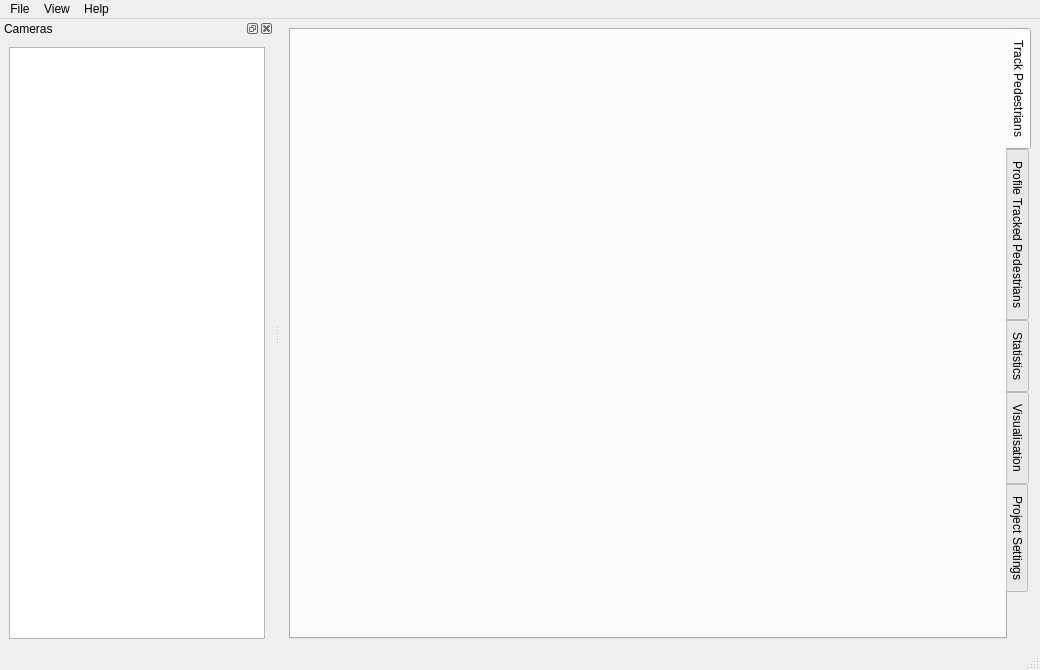
<?xml version="1.0" encoding="UTF-8"?>
<ui version="4.0">
 <class>TrackingApplicationMainWindow</class>
 <widget class="QMainWindow" name="TrackingApplicationMainWindow">
  <property name="geometry">
   <rect>
    <x>0</x>
    <y>0</y>
    <width>1040</width>
    <height>670</height>
   </rect>
  </property>
  <property name="minimumSize">
   <size>
    <width>1040</width>
    <height>670</height>
   </size>
  </property>
  <property name="windowTitle">
   <string>MainWindow</string>
  </property>
  <widget class="QWidget" name="centralwidget">
   <layout class="QGridLayout" name="gridLayout">
    <item row="0" column="0">
     <widget class="QTabWidget" name="tabWidget">
      <property name="tabPosition">
       <enum>QTabWidget::East</enum>
      </property>
      <property name="currentIndex">
       <number>0</number>
      </property>
      <widget class="QWidget" name="tab">
       <attribute name="title">
        <string>Track Pedestrians</string>
       </attribute>
      </widget>
      <widget class="QWidget" name="tab_2">
       <attribute name="title">
        <string>Profile Tracked Pedestrians</string>
       </attribute>
      </widget>
      <widget class="QWidget" name="tab_3">
       <attribute name="title">
        <string>Statistics</string>
       </attribute>
      </widget>
      <widget class="QWidget" name="tab_4">
       <attribute name="title">
        <string>Visualisation</string>
       </attribute>
       <layout class="QGridLayout" name="gridLayout_2"/>
      </widget>
      <widget class="QWidget" name="tab_5">
       <attribute name="title">
        <string>Project Settings</string>
       </attribute>
       <layout class="QGridLayout" name="gridLayout_3">
        <item row="0" column="0">
         <widget class="QGroupBox" name="groupBox">
          <property name="sizePolicy">
           <sizepolicy hsizetype="Preferred" vsizetype="Maximum">
            <horstretch>0</horstretch>
            <verstretch>0</verstretch>
           </sizepolicy>
          </property>
          <property name="title">
           <string>Project Information</string>
          </property>
          <layout class="QGridLayout" name="gridLayout_4">
           <item row="0" column="0">
            <widget class="QLabel" name="label">
             <property name="text">
              <string>Project Name : </string>
             </property>
            </widget>
           </item>
           <item row="0" column="1">
            <widget class="QLineEdit" name="projectNameLineEdit"/>
           </item>
           <item row="1" column="0">
            <widget class="QLabel" name="label_2">
             <property name="text">
              <string>Project Location : </string>
             </property>
            </widget>
           </item>
           <item row="1" column="1">
            <widget class="QLineEdit" name="projectLocationLineEdit"/>
           </item>
           <item row="2" column="0">
            <widget class="QLabel" name="label_3">
             <property name="text">
              <string>Project Start Date : </string>
             </property>
            </widget>
           </item>
           <item row="2" column="1">
            <widget class="QDateEdit" name="projectStartDateEdit"/>
           </item>
          </layout>
         </widget>
        </item>
        <item row="1" column="0">
         <spacer name="verticalSpacer">
          <property name="orientation">
           <enum>Qt::Vertical</enum>
          </property>
          <property name="sizeHint" stdset="0">
           <size>
            <width>20</width>
            <height>40</height>
           </size>
          </property>
         </spacer>
        </item>
        <item row="0" column="1">
         <spacer name="horizontalSpacer">
          <property name="orientation">
           <enum>Qt::Horizontal</enum>
          </property>
          <property name="sizeHint" stdset="0">
           <size>
            <width>40</width>
            <height>20</height>
           </size>
          </property>
         </spacer>
        </item>
       </layout>
      </widget>
     </widget>
    </item>
   </layout>
  </widget>
  <widget class="QMenuBar" name="menubar">
   <property name="geometry">
    <rect>
     <x>0</x>
     <y>0</y>
     <width>1040</width>
     <height>21</height>
    </rect>
   </property>
   <widget class="QMenu" name="menuFile">
    <property name="title">
     <string>File</string>
    </property>
    <addaction name="actionNew_Project"/>
    <addaction name="separator"/>
    <addaction name="actionLoad_Project"/>
    <addaction name="actionSave_Project"/>
    <addaction name="separator"/>
    <addaction name="actionQuit"/>
   </widget>
   <widget class="QMenu" name="menuHelp">
    <property name="title">
     <string>Help</string>
    </property>
    <addaction name="actionAbout"/>
   </widget>
   <widget class="QMenu" name="menuView">
    <property name="title">
     <string>View</string>
    </property>
    <widget class="QMenu" name="menuShow">
     <property name="title">
      <string>Show</string>
     </property>
     <addaction name="actionCamera_List"/>
    </widget>
    <addaction name="menuShow"/>
   </widget>
   <addaction name="menuFile"/>
   <addaction name="menuView"/>
   <addaction name="menuHelp"/>
  </widget>
  <widget class="QStatusBar" name="statusbar"/>
  <widget class="QDockWidget" name="cameraDockWidget">
   <property name="font">
    <font>
     <weight>50</weight>
     <bold>false</bold>
    </font>
   </property>
   <property name="windowTitle">
    <string>Cameras</string>
   </property>
   <attribute name="dockWidgetArea">
    <number>1</number>
   </attribute>
   <widget class="QWidget" name="dockWidgetContents">
    <layout class="QVBoxLayout" name="verticalLayout">
     <item>
      <widget class="QTreeView" name="cameraInformationTreeView"/>
     </item>
    </layout>
   </widget>
  </widget>
  <action name="actionSettings">
   <property name="text">
    <string>Settings</string>
   </property>
  </action>
  <action name="actionAbout">
   <property name="text">
    <string>About</string>
   </property>
  </action>
  <action name="actionQuit">
   <property name="text">
    <string>Quit</string>
   </property>
  </action>
  <action name="actionCamera_List">
   <property name="text">
    <string>Cameras</string>
   </property>
  </action>
  <action name="actionNew_Project">
   <property name="text">
    <string>New Project</string>
   </property>
  </action>
  <action name="actionLoad_Project">
   <property name="text">
    <string>Load Project</string>
   </property>
  </action>
  <action name="actionSave_Project">
   <property name="text">
    <string>Save Project</string>
   </property>
  </action>
 </widget>
 <resources/>
 <connections/>
</ui>
